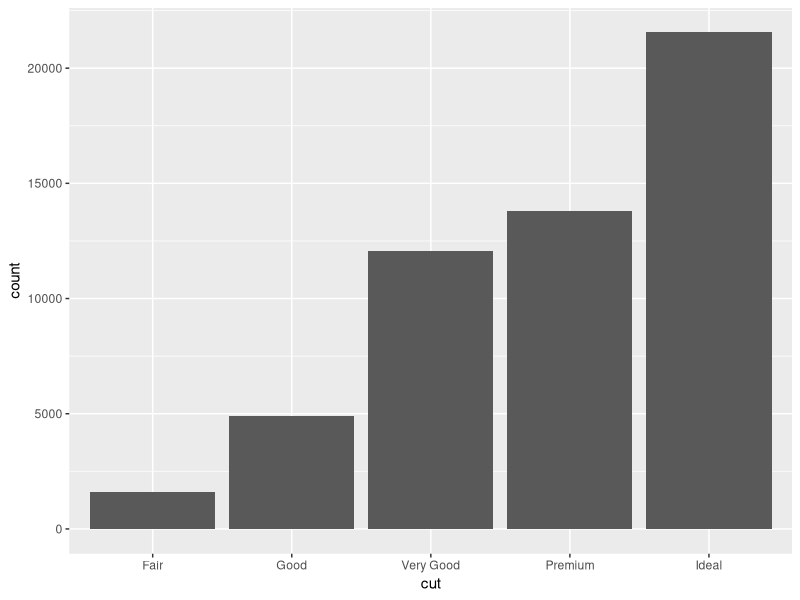
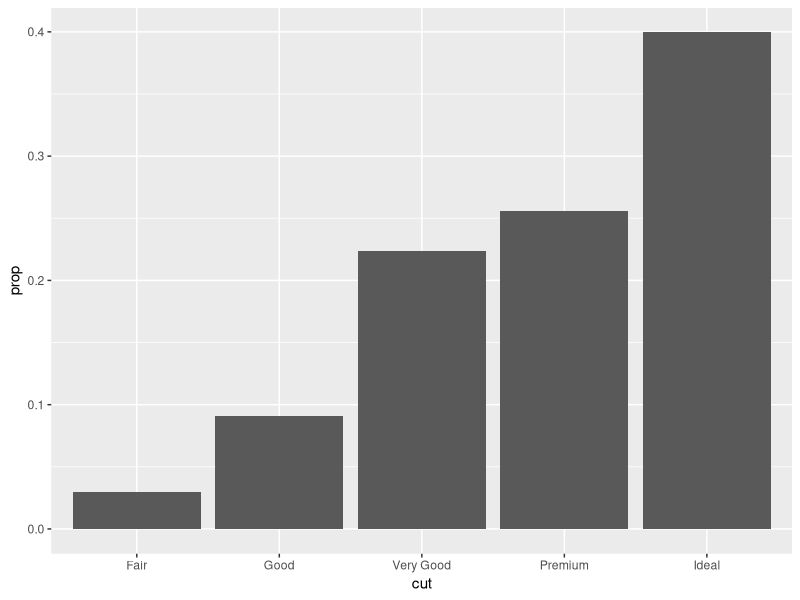
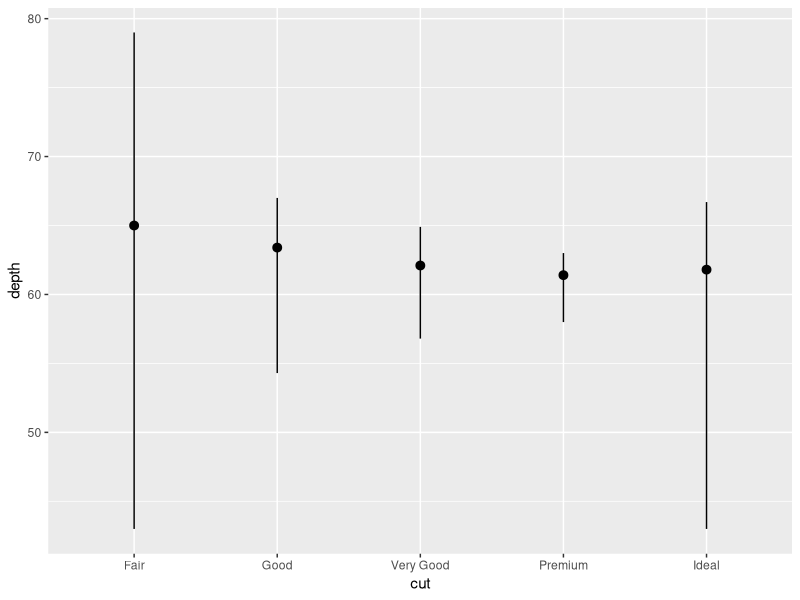
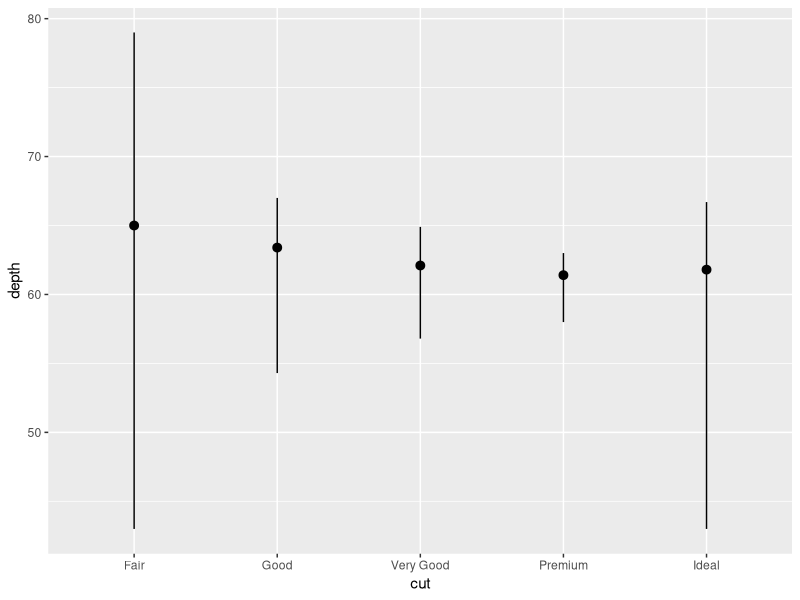
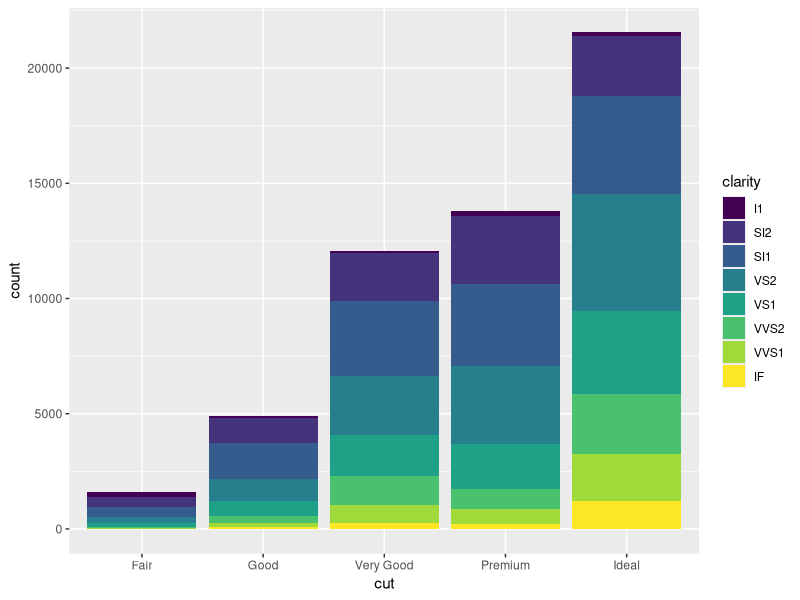
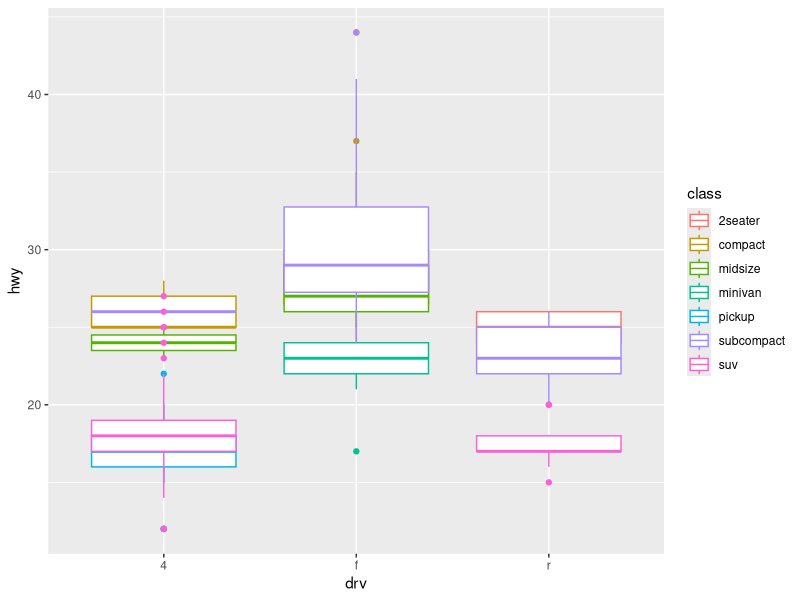
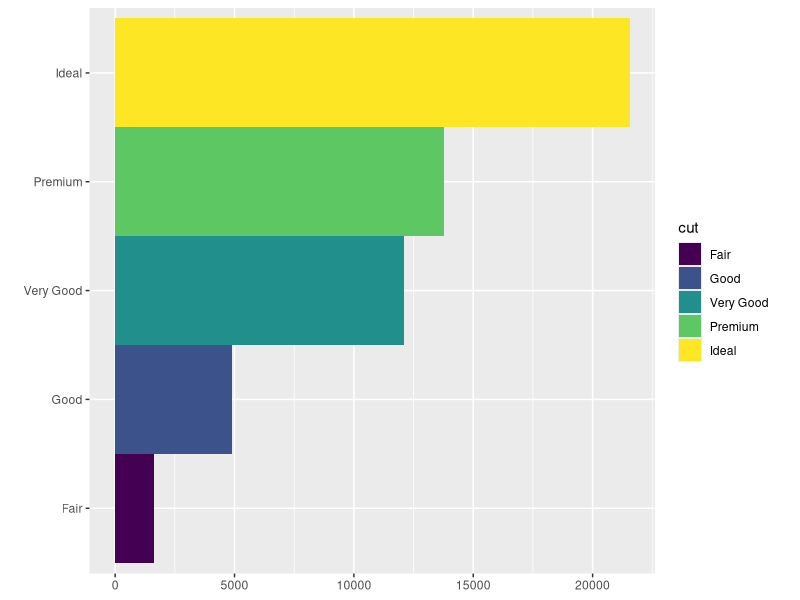
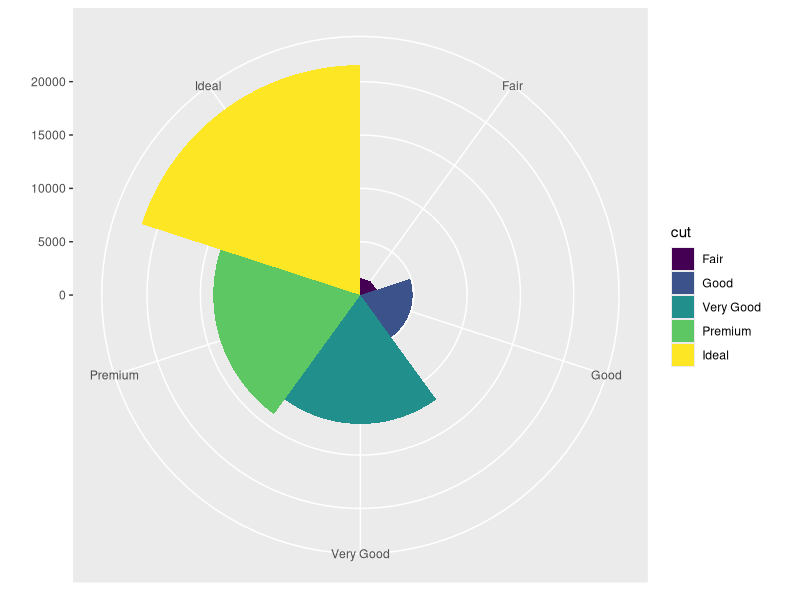

Source code (R) for these figures, in order:
library(tidyverse)

?diamonds

head(diamonds)
summary(diamonds)

?geom_bar

# bar graph for the diamonds based on cut
ggplot(data=diamonds) + 
  geom_bar(mapping=aes(x=cut))

# we see that the number of fairly cut diamonds is much less
# than the number of ideally cut diamonds

ggplot(data=diamonds) + 
  # group is a dummy variable to override the default
  # groupwise proposition
  geom_bar(mapping=aes(x=cut, y=stat(prop), group=1))

?stat_summary

ggplot(data=diamonds) +
  stat_summary(mapping=aes(x=cut, y=depth),
               fun.min = min,
               fun.max = max,
               fun = median)

?geom_pointrange

# ----------------------------------------------

ggplot(data=diamonds) +
  geom_pointrange(
    mapping=aes(x=cut, y=depth),
    stat="summary",
    fun.min=min,
    fun.max=max,
    fun=median
  )

?geom_col

ggplot(data=diamonds) +
  geom_bar(mapping=aes(x=cut, fill=clarity))

?geom_boxplot

ggplot(data=mpg, aes(x=drv, y=hwy, color=class)) +
  geom_boxplot(position = "identity")

bar <- ggplot(data=diamonds) +
  geom_bar(
    mapping=aes(x=cut, fill=cut),
    show.legend = TRUE,
    width = 1,
  ) + 
  theme(aspect.ratio = 1) +
  labs(x=NULL, y=NULL)

bar + coord_flip()
bar + coord_polar()

ggplot(data=diamonds) + 
  geom_bar(
    mapping=aes(x=cut, fill=clarity)
  ) +
  coord_polar()
